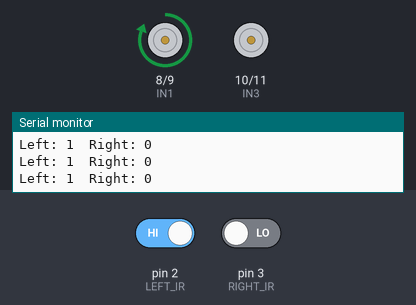
A sketch run on a simulated Arduino Uno, built with avr-gcc and run on an emulated ATmega328P. Shown: motor-driver pin pairs drawn as motors (green arrow = first pin HIGH = forward, orange = second pin HIGH = backward, longer = more drive), the last lines printed to the serial monitor. The test bench sets the inputs (shaded band); at power-on: pin 2 (LEFT_IR) HIGH, pin 3 (RIGHT_IR) LOW.

Above: at 1.2 s.
1.3 s: pin 2 (LEFT_IR) driven LOW
At 2.2 s:
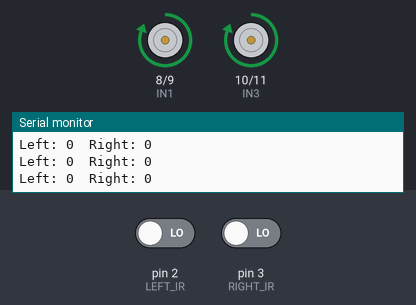
2.8 s: pin 3 (RIGHT_IR) driven HIGH
At 3.4 s:
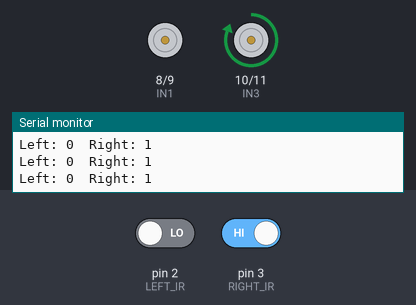
4.3 s: pin 2 (LEFT_IR) driven HIGH
At 4.6 s:
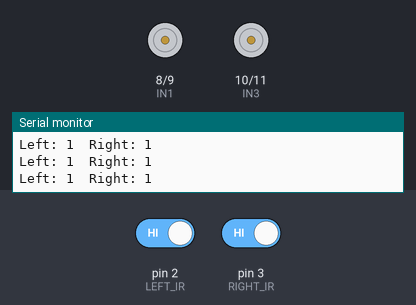
5.8 s: pin 3 (RIGHT_IR) driven LOW
At 6.3 s:
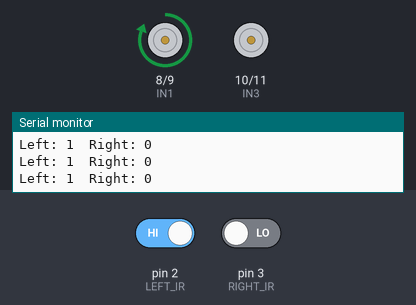
Timing chart, 0 to 8.8 s (numbered marks = the images above; inputs shaded):
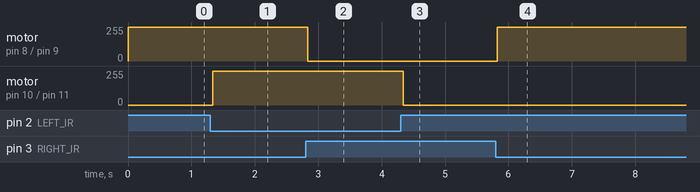

Measured:
- after the input at 1.3 s, motor on pin 10 (IN3) / pin 11 (IN4): stopped → forward 255/255 at once
- after the input at 2.8 s, motor on pin 8 (IN1) / pin 9 (IN2): forward 255/255 → stopped at once
- after the input at 4.3 s, motor on pin 10 (IN3) / pin 11 (IN4): forward 255/255 → stopped at once
- after the input at 5.8 s, motor on pin 8 (IN1) / pin 9 (IN2): stopped → forward 255/255 at once

The sketch:

line_follower_program.ino
```cpp
// Line Following Robot Using IR Sensors

// IR Sensor Pins
const int LEFT_IR  = 2;
const int RIGHT_IR = 3;

// Motor Driver Pins
const int IN1 = 8;
const int IN2 = 9;
const int IN3 = 10;
const int IN4 = 11;

void setup()
{
  // IR sensor pins
  pinMode(LEFT_IR, INPUT);
  pinMode(RIGHT_IR, INPUT);

  // Motor driver pins
  pinMode(IN1, OUTPUT);
  pinMode(IN2, OUTPUT);
  pinMode(IN3, OUTPUT);
  pinMode(IN4, OUTPUT);

  Serial.begin(9600);

  stopRobot();
}

void loop()
{
  int leftSensor  = digitalRead(LEFT_IR);
  int rightSensor = digitalRead(RIGHT_IR);

  Serial.print("Left: ");
  Serial.print(leftSensor);

  Serial.print("  Right: ");
  Serial.println(rightSensor);

  // Both sensors detect black line
  if (leftSensor == LOW && rightSensor == LOW)
  {
    moveForward();
  }

  // Left sensor detects black line
  else if (leftSensor == LOW && rightSensor == HIGH)
  {
    turnLeft();
  }

  // Right sensor detects black line
  else if (leftSensor == HIGH && rightSensor == LOW)
  {
    turnRight();
  }

  // Both sensors detect white surface
  else
  {
    stopRobot();
  }
}


// ---------------- MOTOR FUNCTIONS ----------------

void moveForward()
{
  digitalWrite(IN1, HIGH);
  digitalWrite(IN2, LOW);

  digitalWrite(IN3, HIGH);
  digitalWrite(IN4, LOW);
}

void turnLeft()
{
  digitalWrite(IN1, LOW);
  digitalWrite(IN2, LOW);

  digitalWrite(IN3, HIGH);
  digitalWrite(IN4, LOW);
}

void turnRight()
{
  digitalWrite(IN1, HIGH);
  digitalWrite(IN2, LOW);

  digitalWrite(IN3, LOW);
  digitalWrite(IN4, LOW);
}

void stopRobot()
{
  digitalWrite(IN1, LOW);
  digitalWrite(IN2, LOW);

  digitalWrite(IN3, LOW);
  digitalWrite(IN4, LOW);
}
```
